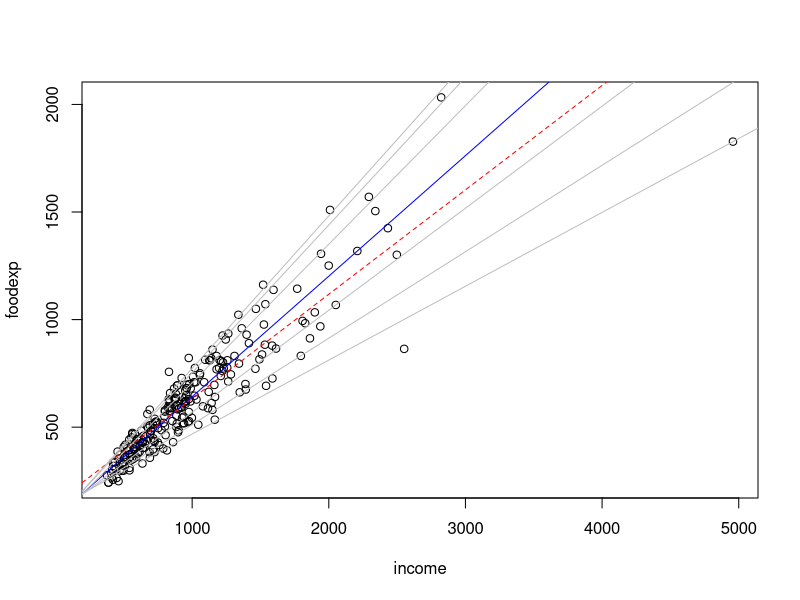

Write R code to recreate this figure.
# 加载分位数回归的包
library("quantreg")
# 设置工作路径
setwd("D:\\softwares\\applied statistics\\rcodelearning\\chap30\\sourcecode")
# 加载数据
data(engel)
# 开始绘图
dev.new()
# 保存文件
pdf("../codeimage/code1.pdf")
plot(foodexp ~ income, data = engel)
abline(rq(foodexp ~ income, tau = 0.5, data = engel), col = "blue")
abline(lm(foodexp ~ income, data = engel), col = "red", lty = 2)
taus <- c(0.05, 0.1, 0.25, 0.75, 0.9, 0.95)
for (i in 1:length(taus)) {
    abline(rq(foodexp ~ income, tau = taus[i], data = engel), col = "gray")
}
dev.off()
dev.off()
# 保存工作空间
save.image("R2.RData")
